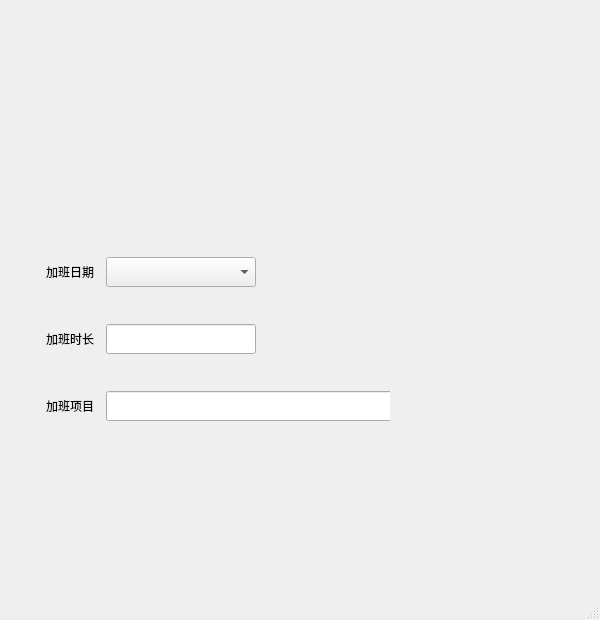
<?xml version="1.0" encoding="UTF-8"?>
<ui version="4.0">
 <class>MainWindow</class>
 <widget class="QMainWindow" name="MainWindow">
  <property name="geometry">
   <rect>
    <x>0</x>
    <y>0</y>
    <width>600</width>
    <height>620</height>
   </rect>
  </property>
  <property name="sizePolicy">
   <sizepolicy hsizetype="Fixed" vsizetype="Fixed">
    <horstretch>0</horstretch>
    <verstretch>0</verstretch>
   </sizepolicy>
  </property>
  <property name="minimumSize">
   <size>
    <width>600</width>
    <height>620</height>
   </size>
  </property>
  <property name="maximumSize">
   <size>
    <width>600</width>
    <height>665</height>
   </size>
  </property>
  <property name="windowTitle">
   <string>MainWindow</string>
  </property>
  <widget class="QWidget" name="centralwidget">
   <property name="minimumSize">
    <size>
     <width>600</width>
     <height>620</height>
    </size>
   </property>
   <property name="maximumSize">
    <size>
     <width>600</width>
     <height>620</height>
    </size>
   </property>
   <property name="layoutDirection">
    <enum>Qt::LeftToRight</enum>
   </property>
   <widget class="QWidget" name="verticalLayoutWidget">
    <property name="geometry">
     <rect>
      <x>30</x>
      <y>240</y>
      <width>502</width>
      <height>201</height>
     </rect>
    </property>
    <layout class="QVBoxLayout" name="verticalLayout">
     <property name="spacing">
      <number>10</number>
     </property>
     <item>
      <widget class="QFrame" name="horizontalFrame_5">
       <property name="enabled">
        <bool>true</bool>
       </property>
       <property name="sizePolicy">
        <sizepolicy hsizetype="Fixed" vsizetype="Fixed">
         <horstretch>0</horstretch>
         <verstretch>0</verstretch>
        </sizepolicy>
       </property>
       <property name="minimumSize">
        <size>
         <width>230</width>
         <height>50</height>
        </size>
       </property>
       <property name="maximumSize">
        <size>
         <width>230</width>
         <height>50</height>
        </size>
       </property>
       <property name="layoutDirection">
        <enum>Qt::LeftToRight</enum>
       </property>
       <property name="autoFillBackground">
        <bool>false</bool>
       </property>
       <layout class="QHBoxLayout" name="horizontalLayout_5">
        <property name="spacing">
         <number>6</number>
        </property>
        <property name="sizeConstraint">
         <enum>QLayout::SetDefaultConstraint</enum>
        </property>
        <property name="margin">
         <number>10</number>
        </property>
        <item alignment="Qt::AlignLeft">
         <widget class="QLabel" name="label_3">
          <property name="sizePolicy">
           <sizepolicy hsizetype="Fixed" vsizetype="Fixed">
            <horstretch>0</horstretch>
            <verstretch>0</verstretch>
           </sizepolicy>
          </property>
          <property name="minimumSize">
           <size>
            <width>60</width>
            <height>20</height>
           </size>
          </property>
          <property name="maximumSize">
           <size>
            <width>60</width>
            <height>20</height>
           </size>
          </property>
          <property name="layoutDirection">
           <enum>Qt::LeftToRight</enum>
          </property>
          <property name="text">
           <string>加班日期</string>
          </property>
          <property name="alignment">
           <set>Qt::AlignCenter</set>
          </property>
         </widget>
        </item>
        <item alignment="Qt::AlignRight|Qt::AlignVCenter">
         <widget class="QComboBox" name="comboBox_2">
          <property name="sizePolicy">
           <sizepolicy hsizetype="Fixed" vsizetype="Fixed">
            <horstretch>0</horstretch>
            <verstretch>0</verstretch>
           </sizepolicy>
          </property>
          <property name="minimumSize">
           <size>
            <width>150</width>
            <height>30</height>
           </size>
          </property>
          <property name="maximumSize">
           <size>
            <width>150</width>
            <height>30</height>
           </size>
          </property>
          <property name="layoutDirection">
           <enum>Qt::LeftToRight</enum>
          </property>
          <property name="autoFillBackground">
           <bool>false</bool>
          </property>
          <property name="frame">
           <bool>true</bool>
          </property>
         </widget>
        </item>
       </layout>
      </widget>
     </item>
     <item>
      <widget class="QFrame" name="horizontalFrame_4">
       <property name="sizePolicy">
        <sizepolicy hsizetype="Fixed" vsizetype="Fixed">
         <horstretch>0</horstretch>
         <verstretch>0</verstretch>
        </sizepolicy>
       </property>
       <property name="minimumSize">
        <size>
         <width>230</width>
         <height>50</height>
        </size>
       </property>
       <property name="maximumSize">
        <size>
         <width>230</width>
         <height>50</height>
        </size>
       </property>
       <layout class="QHBoxLayout" name="horizontalLayout_4">
        <property name="spacing">
         <number>6</number>
        </property>
        <property name="margin">
         <number>10</number>
        </property>
        <item>
         <widget class="QLabel" name="label_4">
          <property name="sizePolicy">
           <sizepolicy hsizetype="Fixed" vsizetype="Fixed">
            <horstretch>0</horstretch>
            <verstretch>0</verstretch>
           </sizepolicy>
          </property>
          <property name="minimumSize">
           <size>
            <width>60</width>
            <height>20</height>
           </size>
          </property>
          <property name="maximumSize">
           <size>
            <width>60</width>
            <height>20</height>
           </size>
          </property>
          <property name="text">
           <string>加班时长</string>
          </property>
          <property name="alignment">
           <set>Qt::AlignCenter</set>
          </property>
         </widget>
        </item>
        <item>
         <widget class="QLineEdit" name="lineEdit_2">
          <property name="sizePolicy">
           <sizepolicy hsizetype="Fixed" vsizetype="Fixed">
            <horstretch>0</horstretch>
            <verstretch>0</verstretch>
           </sizepolicy>
          </property>
          <property name="minimumSize">
           <size>
            <width>150</width>
            <height>30</height>
           </size>
          </property>
         </widget>
        </item>
       </layout>
      </widget>
     </item>
     <item alignment="Qt::AlignLeft">
      <widget class="QFrame" name="horizontalFrame_3">
       <property name="sizePolicy">
        <sizepolicy hsizetype="Fixed" vsizetype="Fixed">
         <horstretch>0</horstretch>
         <verstretch>0</verstretch>
        </sizepolicy>
       </property>
       <property name="minimumSize">
        <size>
         <width>360</width>
         <height>50</height>
        </size>
       </property>
       <property name="maximumSize">
        <size>
         <width>200</width>
         <height>50</height>
        </size>
       </property>
       <property name="baseSize">
        <size>
         <width>0</width>
         <height>0</height>
        </size>
       </property>
       <property name="layoutDirection">
        <enum>Qt::LeftToRight</enum>
       </property>
       <layout class="QHBoxLayout" name="horizontalLayout_3">
        <property name="margin">
         <number>10</number>
        </property>
        <item alignment="Qt::AlignLeft">
         <widget class="QLabel" name="label_5">
          <property name="sizePolicy">
           <sizepolicy hsizetype="Fixed" vsizetype="Fixed">
            <horstretch>0</horstretch>
            <verstretch>0</verstretch>
           </sizepolicy>
          </property>
          <property name="minimumSize">
           <size>
            <width>60</width>
            <height>20</height>
           </size>
          </property>
          <property name="text">
           <string>加班项目</string>
          </property>
          <property name="alignment">
           <set>Qt::AlignCenter</set>
          </property>
         </widget>
        </item>
        <item>
         <widget class="QLineEdit" name="lineEdit_3">
          <property name="sizePolicy">
           <sizepolicy hsizetype="Fixed" vsizetype="Fixed">
            <horstretch>0</horstretch>
            <verstretch>0</verstretch>
           </sizepolicy>
          </property>
          <property name="minimumSize">
           <size>
            <width>300</width>
            <height>30</height>
           </size>
          </property>
          <property name="maximumSize">
           <size>
            <width>300</width>
            <height>30</height>
           </size>
          </property>
         </widget>
        </item>
       </layout>
      </widget>
     </item>
    </layout>
   </widget>
  </widget>
  <widget class="QMenuBar" name="menubar">
   <property name="geometry">
    <rect>
     <x>0</x>
     <y>0</y>
     <width>600</width>
     <height>23</height>
    </rect>
   </property>
  </widget>
  <widget class="QStatusBar" name="statusbar"/>
 </widget>
 <resources/>
 <connections/>
</ui>
